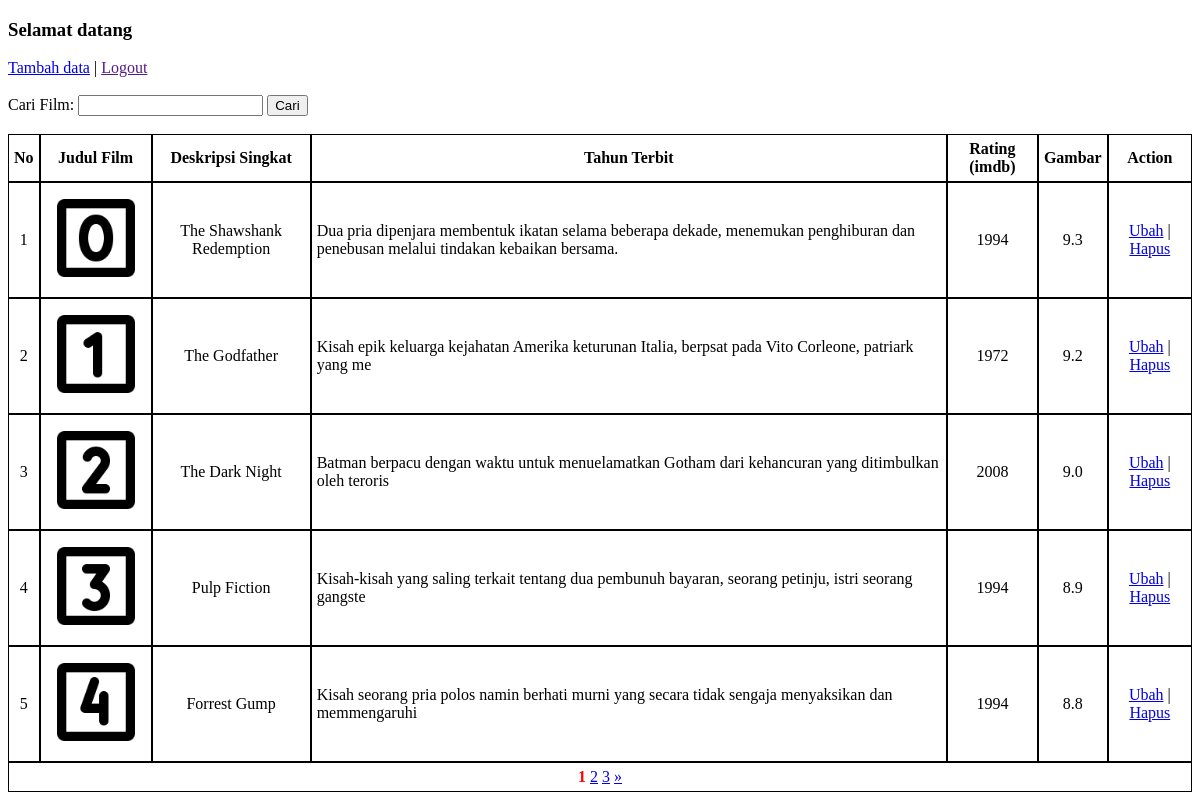
The page / on the database its author committed.
### tables this page shows
CREATE TABLE `datafilm` (
  `id` int(11) NOT NULL,
  `namaFilm` varchar(100) DEFAULT NULL,
  `deskripsiSingkat` varchar(255) DEFAULT NULL,
  `tahunTerbit` varchar(100) DEFAULT NULL,
  `rating` varchar(100) DEFAULT NULL,
  `img` varchar(100) DEFAULT NULL
);

### controller.php (called while the page is built, shortened)
<?php
    $db = mysqli_connect( 'localhost', 'root', '', 'film_library' );
    function query( $query ){
        global $db;
        $queryResult = mysqli_query( $db, $query );
        $rawDatas = [];
        while( $fetchResult = mysqli_fetch_assoc( $queryResult ) ){
            $rawDatas[] = $fetchResult;
        }
        return $rawDatas;
    }
    function index($request) {
        $limit = 5;
        if( isset($_GET['halaman']) < 1){
            $halamanAktif = 1;
        } else {
            $halamanAktif = $_GET['halaman'] ?? 1;
        }
        $index = $halamanAktif * $limit - $limit;
        $queryAllFilms = "SELECT * FROM datafilm LIMIT $index, $limit";
        $datas = query( $queryAllFilms );
        $countAllFilms = query('SELECT * FROM datafilm');
        $totalHalaman = ceil(count( $countAllFilms ) / $limit );
        $result =[ 'datas' => $datas, 'totalHalaman' => $totalHalaman, 'halamanAktif' => $halamanAktif];
        return $result;
    }
?>

### index.php (the view, shortened to what this page needs)
<?php
    require 'controller.php';
    $result = index($_POST) ?? false;
    if ($result != false ){
        $datas = $result['datas'];
        $totalHalaman = $result['totalHalaman'];
        $halamanAktif = $result['halamanAktif'];
    }
?>
<!DOCTYPE html>
<html>
<head>
    <link rel="stylesheet" href="css-index.css">
</head>
<body>
    <h3> Selamat datang </h3>
    <a href="tambah.php"> Tambah data</a>
    <p style="display: inline"> | </p>
    <a href=""> Logout </a>
    <br>
    <br>
    <form method="POST" action="">
        <label for="cariData"> Cari Film: </label> <input type="text" id="cariData" name="cariData" value="<?php $key = $datas[0]['key'] ?? null; echo $key;?>">
        <button type="submit" name="cariButton"> Cari </button>
    </form>
    <br>
    <table>
        <tr>
            <th> No </th>
            <th> Judul Film </th>
            <th> Deskripsi Singkat </th>
            <th> Tahun Terbit </th>
            <th> Rating (imdb) </th>
            <th> Gambar </th>
            <th> Action </th>
        </tr>
        <?php foreach( $datas as $key => $value ) : ?>
            <tr>
                <td> <?= $key + 1  ?> </td>
                <?php if(isset($value['img'])) : ?>
                    <td> <img src="img/<?= $value['img']; ?>" alt="Gambar film <?= $key + 1; ?>" width=100> </td>
                <?php else : ?>
                    <td> <p style="font-style: italic"> (Gambar belum ditambah) </p> </td>
                <?php endif ?>
                <td> <?= $value['namaFilm'] ?> </td>
                <td class="tdExclude"> <?= $value['deskripsiSingkat'] ?> </td>
                <td> <?= $value['tahunTerbit'] ?> </td>
                <td> <?= $value['rating'] ?> </td>
                <td>
                    <a href="ubah.php?id=<?= $value['id']; ?>"> Ubah</a>
                    <p style="display:inline"> | </p>
                    <a href="hapus.php?id=<?= $value['id']; ?>" onclick="return confirm('Apakah yakin untuk menghapus data ini?')"> Hapus</a>
                </td>
            </tr>
        <?php endforeach ?>
         <?php if( $totalHalaman > 1 && !isset($_POST['cariButton'])) : ?>
            <tr>
                <td colspan="7">
                    <?php for( $j = 1; $j <= $totalHalaman; $j++ ) : ?>
                        <?php if( $j != $halamanAktif ) : ?>
                            <a href="index.php?halaman=<?= $j; ?>"><?= $j; ?></a>
                        <?php else : ?>
                            <p style="font-weight: bold; color: red; display: inline"> <?=$j?> </p>
                        <?php endif ?>
                    <?php endfor ?>
                    <?php if( $halamanAktif < $totalHalaman ) : ?>
                        <a href="index.php?halaman=<?= $halamanAktif + 1 ?>">&raquo;</a>
                    <?php endif ?>
                </td>
            </tr>
        <?php endif ?>
    </table>
</body>
</html>

### css-index.css (style rules this page uses)
th, td { border: 1px solid black; padding: 5px; text-align: center; }
.tdExclude { text-align:left; }
table { border-spacing:0; }

### rows shown on the page
datafilm: img (picture), namaFilm "The Shawshank Redemption", deskripsiSingkat "Dua pria dipenjara membentuk ikatan selama beberapa dekade, menemukan penghiburan dan penebusan melalui tindakan kebaikan bersama.", tahunTerbit "1994", rating "9.3"
datafilm: img (picture), namaFilm "The Godfather", deskripsiSingkat "Kisah epik keluarga kejahatan Amerika keturunan Italia, berpsat pada Vito Corleone, patriark yang me", tahunTerbit "1972", rating "9.2"
datafilm: img (picture), namaFilm "The Dark Night", deskripsiSingkat "Batman berpacu dengan waktu untuk menuelamatkan Gotham dari kehancuran yang ditimbulkan oleh teroris", tahunTerbit "2008", rating "9.0"
datafilm: img (picture), namaFilm "Pulp Fiction", deskripsiSingkat "Kisah-kisah yang saling terkait tentang dua pembunuh bayaran, seorang petinju, istri seorang gangste", tahunTerbit "1994", rating "8.9"
datafilm: img (picture), namaFilm "Forrest Gump", deskripsiSingkat "Kisah seorang pria polos namin berhati murni yang secara tidak sengaja menyaksikan dan memmengaruhi", tahunTerbit "1994", rating "8.8"
